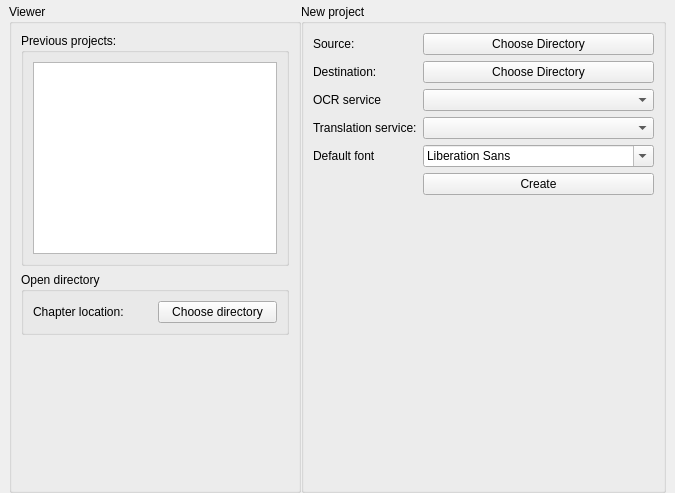
<?xml version="1.0" encoding="UTF-8"?>
<ui version="4.0">
 <class>HomePage</class>
 <widget class="QWidget" name="HomePage">
  <property name="geometry">
   <rect>
    <x>0</x>
    <y>0</y>
    <width>675</width>
    <height>493</height>
   </rect>
  </property>
  <property name="windowTitle">
   <string>Form</string>
  </property>
  <layout class="QHBoxLayout" name="horizontalLayout_2">
   <property name="spacing">
    <number>0</number>
   </property>
   <property name="leftMargin">
    <number>9</number>
   </property>
   <property name="topMargin">
    <number>4</number>
   </property>
   <property name="rightMargin">
    <number>9</number>
   </property>
   <property name="bottomMargin">
    <number>0</number>
   </property>
   <item>
    <layout class="QVBoxLayout" name="verticalLayout">
     <item>
      <widget class="QGroupBox" name="groupBox">
       <property name="title">
        <string>Viewer</string>
       </property>
       <layout class="QVBoxLayout" name="verticalLayout_4">
        <item>
         <layout class="QVBoxLayout" name="verticalLayout_3">
          <item>
           <widget class="QGroupBox" name="groupBox_2">
            <property name="title">
             <string>Previous projects:</string>
            </property>
            <layout class="QVBoxLayout" name="verticalLayout_6">
             <item>
              <widget class="QListView" name="projectListView"/>
             </item>
            </layout>
           </widget>
          </item>
         </layout>
        </item>
        <item>
         <widget class="QGroupBox" name="groupBox_4">
          <property name="title">
           <string>Open directory</string>
          </property>
          <layout class="QHBoxLayout" name="horizontalLayout_8">
           <item>
            <widget class="QLabel" name="label_6">
             <property name="text">
              <string>Chapter location:</string>
             </property>
            </widget>
           </item>
           <item>
            <widget class="QPushButton" name="chapterViewerOpenButton">
             <property name="text">
              <string>Choose directory</string>
             </property>
            </widget>
           </item>
          </layout>
         </widget>
        </item>
        <item>
         <spacer name="verticalSpacer_2">
          <property name="orientation">
           <enum>Qt::Vertical</enum>
          </property>
          <property name="sizeHint" stdset="0">
           <size>
            <width>20</width>
            <height>40</height>
           </size>
          </property>
         </spacer>
        </item>
       </layout>
      </widget>
     </item>
    </layout>
   </item>
   <item>
    <layout class="QVBoxLayout" name="verticalLayout_2">
     <property name="leftMargin">
      <number>0</number>
     </property>
     <item>
      <widget class="QGroupBox" name="groupBox_3">
       <property name="title">
        <string>New project</string>
       </property>
       <layout class="QVBoxLayout" name="verticalLayout_8">
        <item>
         <layout class="QFormLayout" name="formLayout">
          <property name="topMargin">
           <number>0</number>
          </property>
          <item row="1" column="0">
           <widget class="QLabel" name="label">
            <property name="text">
             <string>Source:</string>
            </property>
           </widget>
          </item>
          <item row="1" column="1">
           <widget class="QPushButton" name="srcButton">
            <property name="text">
             <string>Choose Directory</string>
            </property>
           </widget>
          </item>
          <item row="2" column="0">
           <widget class="QLabel" name="label_2">
            <property name="text">
             <string>Destination:</string>
            </property>
           </widget>
          </item>
          <item row="2" column="1">
           <widget class="QPushButton" name="destButton">
            <property name="text">
             <string>Choose Directory</string>
            </property>
           </widget>
          </item>
          <item row="3" column="0">
           <widget class="QLabel" name="label_3">
            <property name="text">
             <string>OCR service</string>
            </property>
           </widget>
          </item>
          <item row="3" column="1">
           <widget class="QComboBox" name="ocrComboBox"/>
          </item>
          <item row="4" column="0">
           <widget class="QLabel" name="label_5">
            <property name="text">
             <string>Translation service:</string>
            </property>
           </widget>
          </item>
          <item row="4" column="1">
           <widget class="QComboBox" name="transComboBox"/>
          </item>
          <item row="5" column="0">
           <widget class="QLabel" name="label_4">
            <property name="text">
             <string>Default font</string>
            </property>
           </widget>
          </item>
          <item row="5" column="1">
           <widget class="QFontComboBox" name="fontComboBox"/>
          </item>
          <item row="6" column="1">
           <widget class="QPushButton" name="submitButton">
            <property name="text">
             <string>Create</string>
            </property>
           </widget>
          </item>
         </layout>
        </item>
        <item>
         <spacer name="verticalSpacer">
          <property name="orientation">
           <enum>Qt::Vertical</enum>
          </property>
          <property name="sizeHint" stdset="0">
           <size>
            <width>20</width>
            <height>40</height>
           </size>
          </property>
         </spacer>
        </item>
       </layout>
      </widget>
     </item>
    </layout>
   </item>
  </layout>
 </widget>
 <resources/>
 <connections/>
</ui>
